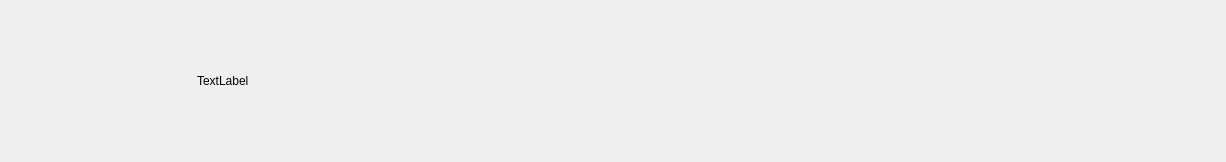
<?xml version="1.0" encoding="UTF-8"?>
<ui version="4.0">
 <class>Form</class>
 <widget class="QWidget" name="Form">
  <property name="geometry">
   <rect>
    <x>0</x>
    <y>0</y>
    <width>1226</width>
    <height>162</height>
   </rect>
  </property>
  <property name="sizePolicy">
   <sizepolicy hsizetype="Expanding" vsizetype="Minimum">
    <horstretch>0</horstretch>
    <verstretch>0</verstretch>
   </sizepolicy>
  </property>
  <property name="cursor">
   <cursorShape>PointingHandCursor</cursorShape>
  </property>
  <property name="mouseTracking">
   <bool>false</bool>
  </property>
  <property name="focusPolicy">
   <enum>Qt::NoFocus</enum>
  </property>
  <property name="windowTitle">
   <string>Form</string>
  </property>
  <layout class="QHBoxLayout" name="horizontalLayout">
   <item>
    <widget class="QLabel" name="lblRecipeImage">
     <property name="minimumSize">
      <size>
       <width>140</width>
       <height>140</height>
      </size>
     </property>
     <property name="maximumSize">
      <size>
       <width>140</width>
       <height>140</height>
      </size>
     </property>
     <property name="text">
      <string/>
     </property>
     <property name="pixmap">
      <pixmap>knife_and_fork.svg</pixmap>
     </property>
     <property name="scaledContents">
      <bool>true</bool>
     </property>
     <property name="alignment">
      <set>Qt::AlignCenter</set>
     </property>
    </widget>
   </item>
   <item>
    <spacer name="verticalSpacer_2">
     <property name="orientation">
      <enum>Qt::Horizontal</enum>
     </property>
     <property name="sizeType">
      <enum>QSizePolicy::Preferred</enum>
     </property>
     <property name="sizeHint" stdset="0">
      <size>
       <width>40</width>
       <height>20</height>
      </size>
     </property>
    </spacer>
   </item>
   <item>
    <widget class="QLabel" name="recipeLabel">
     <property name="sizePolicy">
      <sizepolicy hsizetype="Expanding" vsizetype="Preferred">
       <horstretch>0</horstretch>
       <verstretch>0</verstretch>
      </sizepolicy>
     </property>
     <property name="text">
      <string>TextLabel</string>
     </property>
     <property name="alignment">
      <set>Qt::AlignLeading|Qt::AlignLeft|Qt::AlignVCenter</set>
     </property>
    </widget>
   </item>
   <item>
    <spacer name="verticalSpacer">
     <property name="orientation">
      <enum>Qt::Vertical</enum>
     </property>
     <property name="sizeType">
      <enum>QSizePolicy::Preferred</enum>
     </property>
     <property name="sizeHint" stdset="0">
      <size>
       <width>20</width>
       <height>25</height>
      </size>
     </property>
    </spacer>
   </item>
  </layout>
 </widget>
 <resources/>
 <connections/>
</ui>
